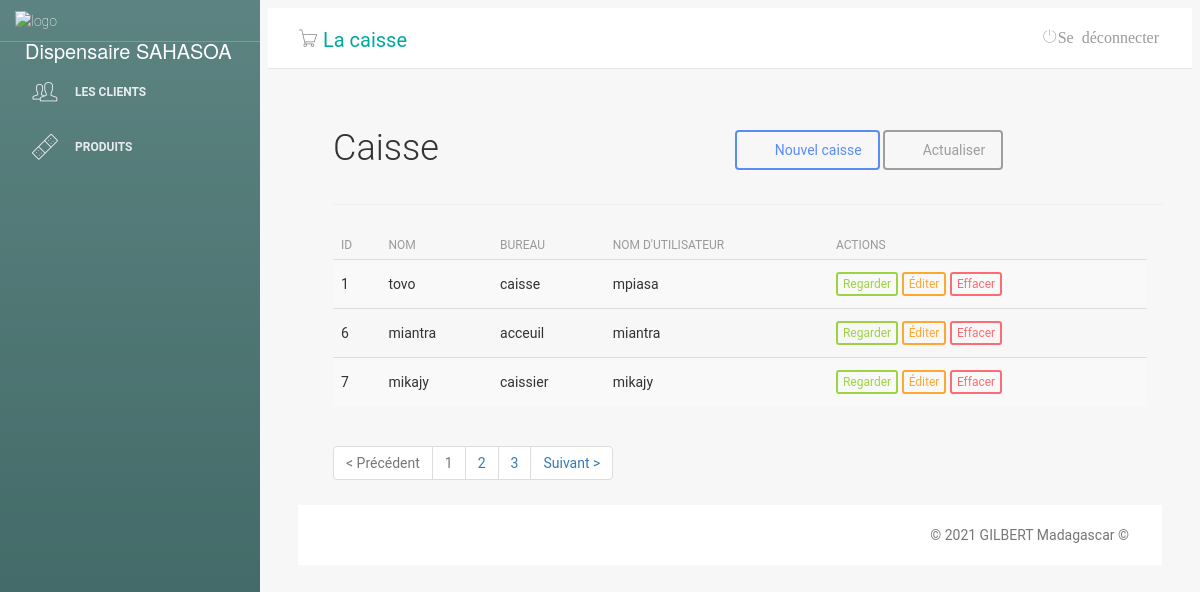
Page /main.php?pg=caisse on the earlier database version.
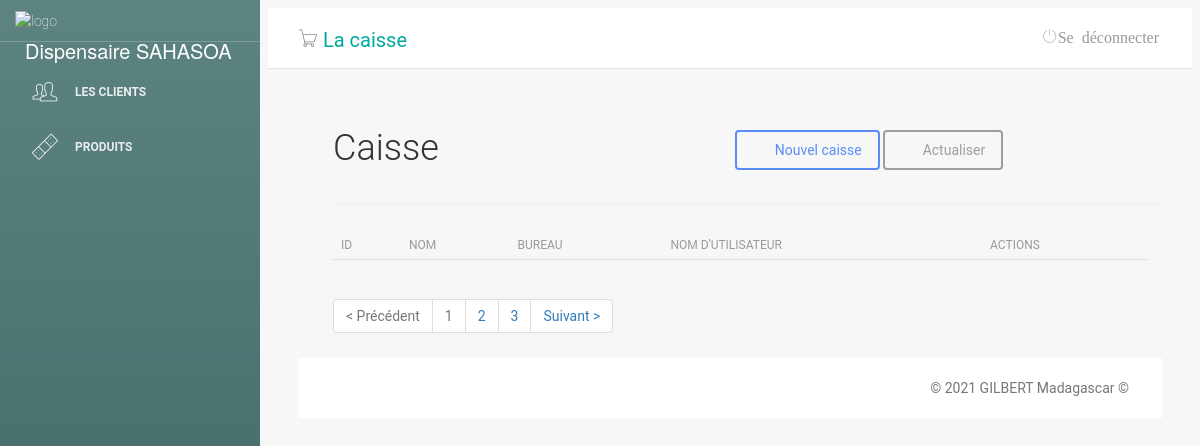
Same page on the later database version.
### tables this page shows
CREATE TABLE "tb_caisse" (
	"id2"	INTEGER,
	"nome2"	TEXT,
	"usuario2"	TEXT,
	"senha2"	INTEGER,
	"cargo2"	TEXT,
	PRIMARY KEY("id2" AUTOINCREMENT)
);

### caisse.php (the view, shortened to what this page needs)
<?php
include ('classes/Mysql.php');
?>
<div class="lista-cliente">
    <div id="top" class="row">
        <div class="col-sm-2">
            <h2>Caisse</h2>
        </div>
        <div class="col-sm-6">
        </div>
        <div class="col-sm-4 btn-lista">
            <a class="btn btn-primary" href="?pg=adicionar-caisse"><i class="fa fa-plus"></i> Nouvel caisse</a>
            <a class="btn btn-default" href="?pg=caisse"><i class="fa fa-refresh"></i> Actualiser</a>
        </div>
    </div>
    <hr/>
    <div id="list" class="row">
        <div class="table-responsive col-md-12">
            <table class="table table-striped" cellspacing="0" cellpadding="0">
                <?php
                $sql = $db->prepare("SELECT * FROM `tb_caisse`");
                $sql->execute();
                $usuarios= $sql->fetchAll();
?>
                <thead>
                <tr>
                    <th>ID</th>
                    <th>Nom</th>
                    <th>Bureau</th>
                    <th>Nom d'utilisateur</th>
                    <th class="actions">Actions</th>
                </tr>
                </thead>
                <tbody>
                <tr>
					<?php foreach ($usuarios as $value) : ?>
                    <td><?php echo $value['id2']?></td>
                    <td><?php echo $value['nome2']?></td>
                    <td><?php echo $value['cargo2']?></td>
                    <td><?php echo $value['usuario2']?></td>
                    <td class="actions">
                        <a class="btn btn-success btn-xs" href="?pg=visualizar-caisse&id=<?php echo $value['id2']?>">Regarder</a>
                        <a class="btn btn-warning btn-xs"
                           href="?pg=editar-caisse&id=<?php echo $value['id2'] ?> ">Éditer</a>
                        <a onclick="return window.confirm('Voulez-vous vraiment supprimer cet employé(e) ?');" class="btn btn-danger btn-xs" href= "?pg=caisse&deletar=<?php echo $value['id2']; ?>">Effacer</a>
                    </td>
                </tr>
                <?php endforeach; ?>
                </tbody>
            </table>
            <div id="bottom" class="row">
        <div class="col-md-12">
            <ul class="pagination">
                <li class="disabled"><a>&lt; Précédent</a></li>
                <li class="disabled"><a>1</a></li>
                <li><a href="#">2</a></li>
                <li><a href="#">3</a></li>
                <li class="next"><a href="#" rel="next">Suivant &gt;</a></li>
            </ul>
        </div>
    </div>
</div>

Differences in the rows shown:
removed tb_caisse: id2 "1", nome2 "tovo", cargo2 "caisse", usuario2 "mpiasa"
removed tb_caisse: id2 "6", nome2 "miantra", cargo2 "acceuil", usuario2 "miantra"
removed tb_caisse: id2 "7", nome2 "mikajy", cargo2 "caissier", usuario2 "mikajy"
